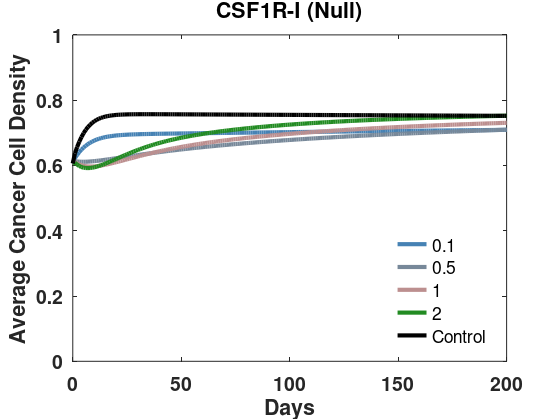

Here is the MATLAB script that generated this plot:
close all
A=load('0.1.mat');
B=load('0.5.mat');
C=load('1.mat');
D=load('2.mat');
E=load('0.mat');
label={'0.1','0.5','1','2','Control'};
figure

plot(0:1:200,A.C_T_mean(:),'-','LineWidth',3,'Color','#4682B4');hold on;
plot(0:1:200,B.C_T_mean(:),'-','LineWidth',3,'Color','#778899');hold on;
plot(0:1:200,C.C_T_mean(:),'-','LineWidth',3,'Color','#BC8F8F');hold on;
plot(0:1:200,D.C_T_mean(:),'-','LineWidth',3,'Color','#228B22');hold on;
plot(0:1:200,E.C_T_mean(:),'-','LineWidth',3,'Color','k');hold on;
title('CSF1R-I (Null)','FontWeight','Bold','FontSize',16)
set(gca,'xtick',(0:50:200));
ylim([0 1]);
legend(label,'box','off','Location','Southeast');
xlabel('Days','FontWeight','Bold','FontSize',16);
ylabel('Average Cancer Cell Density','FontWeight','Bold','FontSize',16);
set(gca,'FontWeight','Bold','FontSize',14);
hold on

i=1;
set(i,'Units','Inches');
pos = get(i,'Position');
set(i,'PaperPositionMode','Auto','PaperUnits','Inches','PaperSize',[pos(3), pos(4)])
filename=['E:\aa文件\project\project2\5\',num2str(6)];
print(i,filename,'-dpdf','-r2000','-r0')